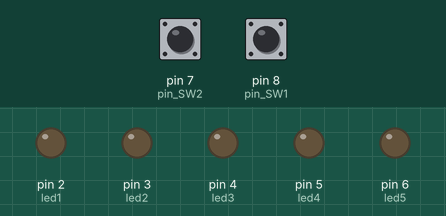
Simulated run of this sketch. Board: Arduino Uno, built with avr-gcc and run on an emulated ATmega328P. On the bench: output pins drawn as LEDs (lit = HIGH). Dashed ring = blinking. The test bench sets the inputs (shaded band); at power-on: pin 7 (pin_SW2) HIGH, pin 8 (pin_SW1) HIGH.

Above: at 1.2 s.
1.3 s: pin 7 (pin_SW2) pulled LOW for 0.15 s
At 1.4 s:
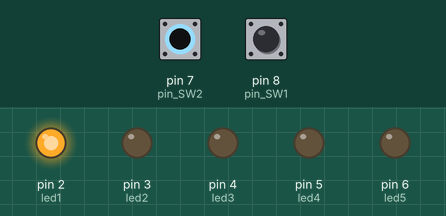
4.3 s: pin 8 (pin_SW1) pulled LOW for 3.2 s
At 4.6 s:
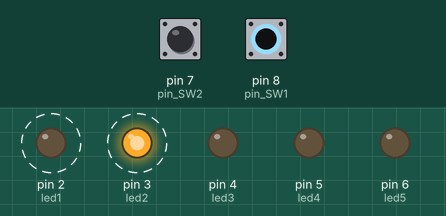
9.0 s: pin 7 (pin_SW2) pulled LOW for 3.2 s
At 9.5 s:
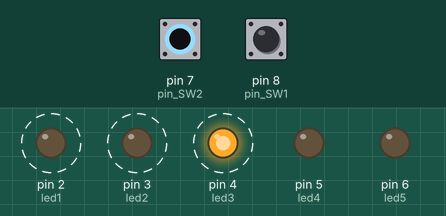
Timing chart, 0 to 14.5 s (numbered marks = the images above; inputs shaded):
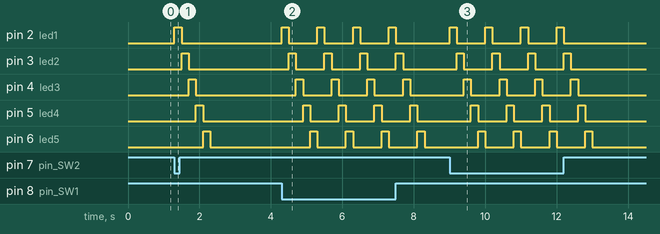

Measured:
- after the input at 1.3 s, pin 2 (led1): LOW → HIGH at once, → LOW 0.20 s later; pin 3 (led2): LOW → HIGH after 0.20 s, → LOW 0.20 s later; pin 4 (led3): LOW → HIGH after 0.40 s, → LOW 0.20 s later; pin 5 (led4): LOW → HIGH after 0.60 s, → LOW 0.20 s later; pin 6 (led5): LOW → HIGH after 0.80 s, → LOW 0.20 s later
- after the input at 4.3 s, pin 2 (led1): alternates HIGH for 0.20 s and LOW for 0.80 s, 8 changes in all, then stays LOW, starting at once; pin 3 (led2): alternates HIGH for 0.20 s and LOW for 0.80 s, starting after 0.20 s
- after the input at 9.0 s, pin 2 (led1): alternates HIGH for 0.20 s and LOW for 0.80 s, 8 changes in all, then stays LOW, starting at once; pin 3 (led2): alternates HIGH for 0.20 s and LOW for 0.80 s, 8 changes in all, then stays LOW, starting after 0.20 s

The sketch:

LV02_ZAD05.ino
```cpp
int pin_SW1 = 8;
int pin_SW2 = 7;

int led1 = 2;
int led2 = 3;
int led3 = 4;
int led4 = 5;
int led5 = 6;

int button1 = 0;
int button2 = 0;

int nDelay = 200;

void setup() {
  pinMode(led1, OUTPUT);
  pinMode(led2, OUTPUT);
  pinMode(led3, OUTPUT);
  pinMode(led4, OUTPUT);
  pinMode(led5, OUTPUT);

  pinMode(pin_SW1, INPUT_PULLUP);
  pinMode(pin_SW2, INPUT_PULLUP);
}

void loop() {
  button1 = digitalRead(pin_SW1);
  button2 = digitalRead(pin_SW2);

  if(button1==0 || button2==0){
    digitalWrite(led1, HIGH);
    delay(nDelay);

    digitalWrite(led1, LOW);
    digitalWrite(led2, HIGH);
    delay(nDelay);

    digitalWrite(led2, LOW);
    digitalWrite(led3, HIGH);
    delay(nDelay);

    digitalWrite(led3, LOW);
    digitalWrite(led4, HIGH);
    delay(nDelay);

    digitalWrite(led4, LOW);
    digitalWrite(led5, HIGH);
    delay(nDelay);

    digitalWrite(led5, LOW);
  }
  else{
    digitalWrite(led1, LOW);
    digitalWrite(led2, LOW);
    digitalWrite(led3, LOW);
    digitalWrite(led4, LOW);
    digitalWrite(led5, LOW);
  }
}
```
